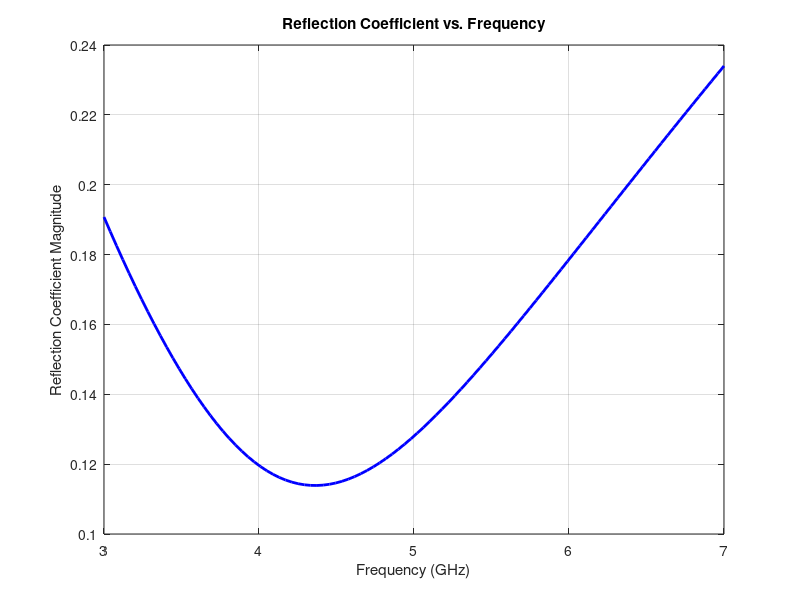

Write the MATLAB code that produced this figure.
clc; clear all; close all;
Z0 = 100;
f_desired = 5e9;
f_start = 3e9;
f_end = 7e9;
num_points = 100;

Z_L_real = 200;
Z_L_imag = 300;

f = linspace(f_start, f_end, num_points);

Z_L = Z_L_real + 1i * Z_L_imag;

reflection_coefficient = zeros(size(f));

for i = 1:length(f)
    normalized_freq = f(i) / f_desired;
    Z_transform = Z_L / (1 + Z_L / Z0 * normalized_freq);
    reflection_coefficient(i) = (Z_transform - Z0) / (Z_transform + Z0);
end

figure;
plot(f/1e9, abs(reflection_coefficient), 'b', 'LineWidth', 2);
xlabel('Frequency (GHz)');
ylabel('Reflection Coefficient Magnitude');
title('Reflection Coefficient vs. Frequency');
grid on;

bandwidth = f_end - f_start;
disp(['Bandwidth of the design: ', num2str(bandwidth/1e9), ' GHz']);
